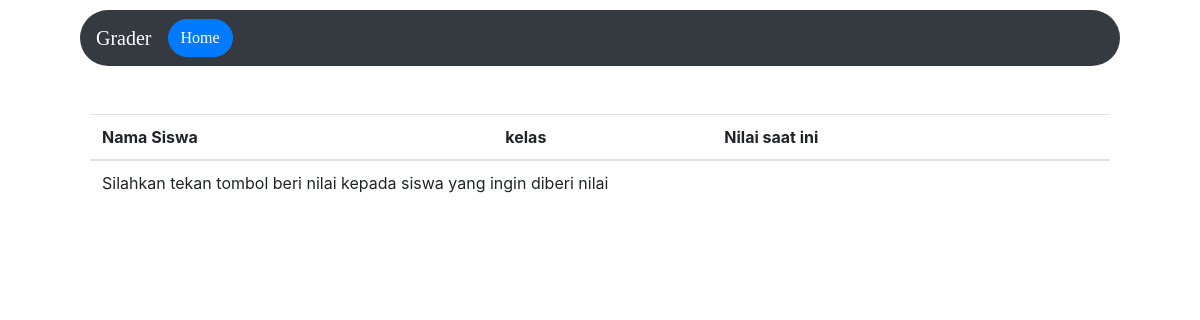
/grader/kasihNilai/SI4302/SNB22/, run on an earlier commit of the app's database.
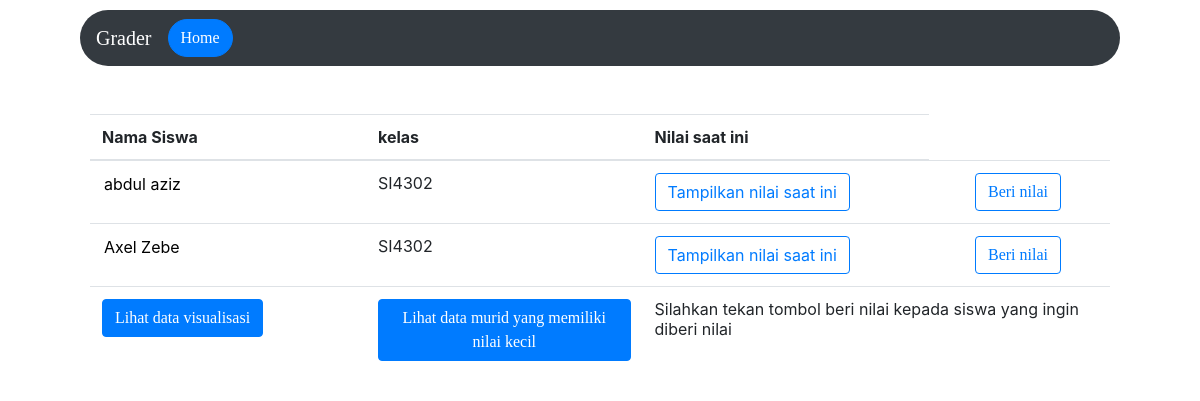
And on a later commit of the database.
### grader/models.py (models this page shows, shortened)
class t_pengguna(models.Model):
    username = models.CharField(max_length=15)
    tipe = models.CharField(max_length=15)
    KELAS_CHOICES = (
        ('SI4301','SI4301'),
        ('SI4302','SI4302'),
        ('SI4303','SI4303'),
    )
    kelas = models.CharField(max_length=15, choices=KELAS_CHOICES, default='SI4301')
    nama_lengkap = models.CharField(max_length=50, default='nama')

class t_matkul(models.Model):
    nama_mapel = models.CharField(max_length=50)
    kode_mapel = models.CharField(max_length=20, default='kode')
    username_dosen = models.CharField(max_length=15)
    KELAS_CHOICES = (
        ('SI4301','SI4301'),
        ('SI4302','SI4302'),
        ('SI4303','SI4303'),
    )
    kelas = models.CharField(max_length=15, choices=KELAS_CHOICES, default='SI 43 01')
    nama_dosen = models.CharField(max_length=50, default='nama')

### grader/views.py (the view)
# urls.py: url(r'^kasihNilai/(?P<kelas>\w+)/(?P<nm_map>\w+)/$', tambahNilai, name='beriNilai'),
def tambahNilai(request, kelas, nm_map):
    if request.method == 'POST':
        nama = request.POST.get('nama')
        print(nama)
        return render(request, 'grader/beriNilai.html', {'matpel' : t_pengguna.objects.filter(kelas=kelas), 'nilai' : t_nilai.objects.filter(nama=nama).filter(kode_mapel=nm_map), 'nama' : t_matkul.objects.filter(kode_mapel=nm_map)})
    return render(request, 'grader/beriNilai.html', {'matpel' : t_pengguna.objects.filter(kelas=kelas), 'nama' : t_matkul.objects.filter(kode_mapel=nm_map)})

### grader/templates/grader/beriNilai.html (shortened to what this page needs)
<html>
    <head>
        <link rel="stylesheet" href="https://stackpath.bootstrapcdn.com/font-awesome/4.7.0/css/font-awesome.min.css">
        <link rel="stylesheet" href="https://stackpath.bootstrapcdn.com/bootstrap/4.3.1/css/bootstrap.min.css">
        <link rel="stylesheet" href="https://ajax.googleapis.com/ajax/libs/jquery/3.4.1/jquery.min.js">
    </head>
<body>
    <nav class="navbar navbar-dark bg-dark navbar-expand-lg rounded-pill">
    <a class="navbar-brand" href="/">Grader</a>
    <a href="{% url 'home' %}"><button class="auth1 btn btn-primary">Home</button></a>
    </nav>
    <br><br>
        <table class="table">
            <thead>
            <tr>
                <th scope="col">Nama Siswa</th>
                <th scope="col">kelas</th>
                <th scope="col">Nilai saat ini</th>
            </tr>
            </thead>
            <tbody>
    {% for matkuls in matpel %}
    <td><input type="readonly" value="{{ matkuls.nama_lengkap }}" style="border:0" name="nama" readonly></td>
    <td>{{ matkuls.kelas }}</td>
    <form method="POST">
        <td><button type="submit" class="btn btn-outline-primary">Tampilkan nilai saat ini</button></td>
        <td><input type="hidden" value="{{ matkuls.username }}" style="border:0" name="nama" readonly></td>
        {% for kodes in nama %}
        <td><a class="btn btn-outline-primary" href="{% url 'tambahNilai' matkuls.nama_lengkap matkuls.kelas kodes.kode_mapel %}">Beri nilai</a></td>
        {% endfor %}
</form>
{% endfor %}
  <tr>
    {% for kodes in nama %}
    <td><a href="{% url 'datvisdos' kodes.kode_mapel %}" class="btn btn-primary">Lihat data visualisasi</a></td>
    <td><a href="{% url 'datanilai' kodes.kode_mapel %}" class="btn btn-primary">Lihat data murid yang memiliki nilai kecil</a></td>
    {% endfor %}
    <td colspan="6" class="cs-text-center cs-empty-table"> Silahkan tekan tombol beri nilai kepada siswa yang ingin diberi nilai</td>
  </tr>
</tbody>
</table>
</body>
</html>

What changed in the data, as far as the page shows it:
added t_pengguna: nama "abdul aziz", kelas "SI4302"
added t_pengguna: nama "Axel Zebe", kelas "SI4302"
